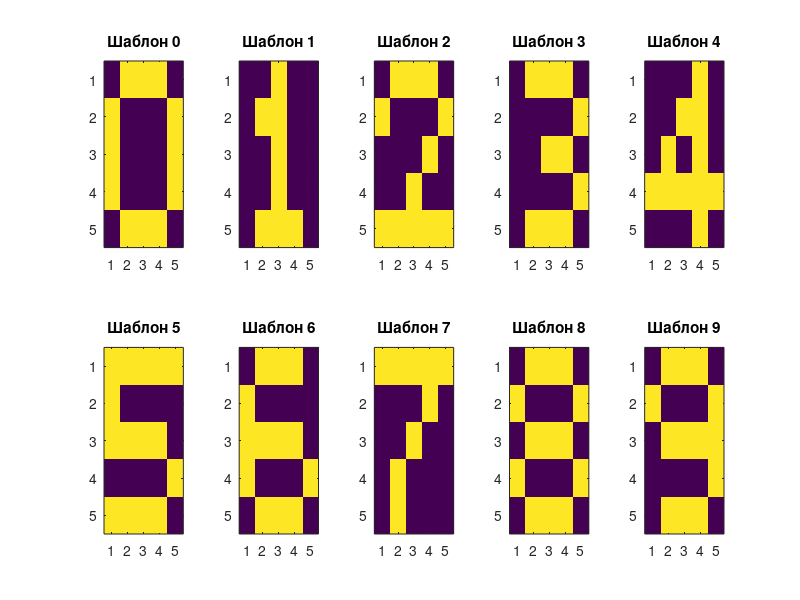
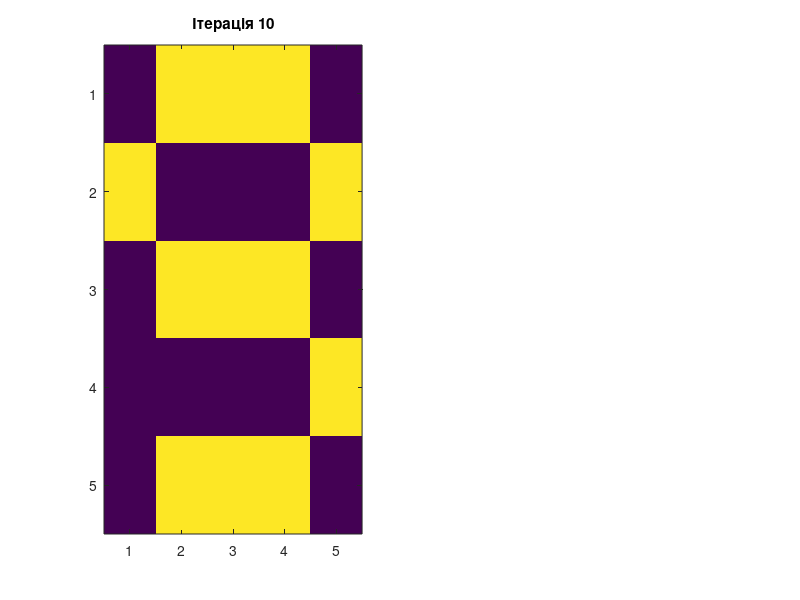
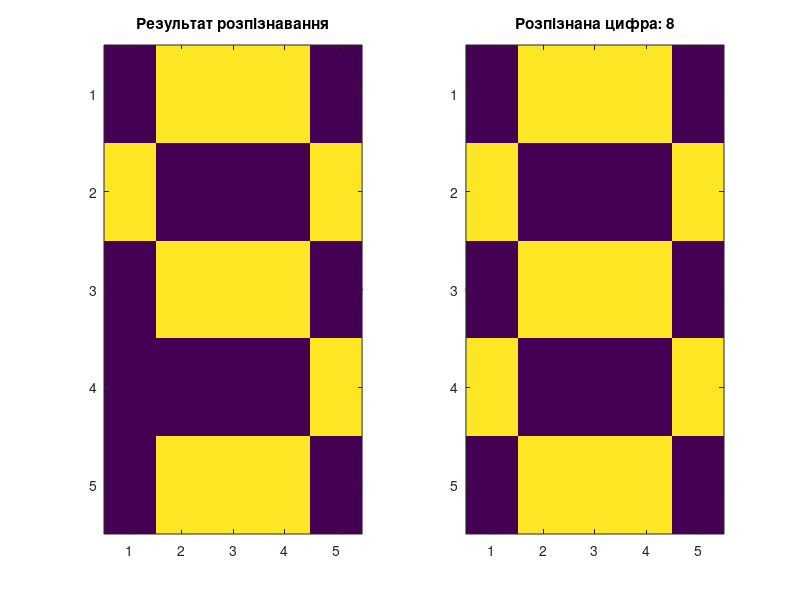

MATLAB code for these plots, in order:
clc
clear

% Ініціалізація шаблонів цифр (матриці 5x5)
D0 = [-1  1  1  1 -1;
       1 -1 -1 -1  1;
       1 -1 -1 -1  1;
       1 -1 -1 -1  1;
      -1  1  1  1 -1];

D1 = [-1 -1  1 -1 -1;
      -1  1  1 -1 -1;
      -1 -1  1 -1 -1;
      -1 -1  1 -1 -1;
      -1  1  1  1 -1];

D2 = [-1  1  1  1 -1;
       1 -1 -1 -1  1;
      -1 -1 -1  1 -1;
      -1 -1  1 -1 -1;
       1  1  1  1  1];

D3 = [-1  1  1  1 -1;
      -1 -1 -1 -1  1;
      -1 -1  1  1 -1;
      -1 -1 -1 -1  1;
      -1  1  1  1 -1];

D4 = [-1 -1 -1  1 -1;
      -1 -1  1  1 -1;
      -1  1 -1  1 -1;
       1  1  1  1  1;
      -1 -1 -1  1 -1];

D5 = [ 1  1  1  1  1;
       1 -1 -1 -1 -1;
       1  1  1  1 -1;
      -1 -1 -1 -1  1;
       1  1  1  1 -1];

D6 = [-1  1  1  1 -1;
       1 -1 -1 -1 -1;
       1  1  1  1 -1;
       1 -1 -1 -1  1;
      -1  1  1  1 -1];

D7 = [ 1  1  1  1  1;
      -1 -1 -1  1 -1;
      -1 -1  1 -1 -1;
      -1  1 -1 -1 -1;
      -1  1 -1 -1 -1];

D8 = [-1  1  1  1 -1;
       1 -1 -1 -1  1;
      -1  1  1  1 -1;
       1 -1 -1 -1  1;
      -1  1  1  1 -1];

D9 = [-1  1  1  1 -1;
       1 -1 -1 -1  1;
      -1  1  1  1  1;
      -1 -1 -1 -1  1;
      -1  1  1  1 -1];

% Відображення шаблонів цифр
figure(1);
subplot(2,5,1); imagesc(D0); title('Шаблон 0');
subplot(2,5,2); imagesc(D1); title('Шаблон 1');
subplot(2,5,3); imagesc(D2); title('Шаблон 2');
subplot(2,5,4); imagesc(D3); title('Шаблон 3');
subplot(2,5,5); imagesc(D4); title('Шаблон 4');
subplot(2,5,6); imagesc(D5); title('Шаблон 5');
subplot(2,5,7); imagesc(D6); title('Шаблон 6');
subplot(2,5,8); imagesc(D7); title('Шаблон 7');
subplot(2,5,9); imagesc(D8); title('Шаблон 8');
subplot(2,5,10); imagesc(D9); title('Шаблон 9');

% Ініціалізація матриць для розрахунків
V = [D0(:) D1(:) D2(:) D3(:) D4(:) D5(:) D6(:) D7(:) D8(:) D9(:)];
alpha = 0.8;
iter = 10;

% Розрахунок вагової матриці
W = V * V';
W = W - diag(diag(W));

% Створення випадкової вхідної матриці
x = sign(2*rand(25,1)-1);
x = reshape(x,5,5);

% Ітеративне оновлення матриці
figure(2);
for k = 1:iter
    x = reshape(x,5,5);
    subplot(1,2,1);
    imagesc(x);
    title(['Ітерація ', num2str(k)]);
    x = reshape(x,25,1);

    xtemp = alpha*W*x;
    for j = 1:length(xtemp)
        if xtemp(j) > 0
            x(j) = 1;
        else
            x(j) = -1;
        end
    end
end

% Додаткова функція для порівняння з шаблонами
figure(3);
subplot(1,2,1);
imagesc(reshape(x,5,5));
title('Результат розпізнавання');

% Обчислення схожості з шаблонами
similarity = zeros(1,10);
for i = 1:10
    similarity(i) = sum(x .* V(:,i));
end

% Знаходження найбільш схожого шаблону
[~, max_idx] = max(similarity);
detected_digit = max_idx - 1;

subplot(1,2,2);
switch max_idx
    case 1, imagesc(D0);
    case 2, imagesc(D1);
    case 3, imagesc(D2);
    case 4, imagesc(D3);
    case 5, imagesc(D4);
    case 6, imagesc(D5);
    case 7, imagesc(D6);
    case 8, imagesc(D7);
    case 9, imagesc(D8);
    case 10, imagesc(D9);
end
title(['Розпізнана цифра: ', num2str(detected_digit)]);

% Виведення значення схожості для кожної цифри
disp('Схожість з шаблонами:');
for i = 1:10
    disp(['Цифра ', num2str(i-1), ': ', num2str(similarity(i))]);
end
